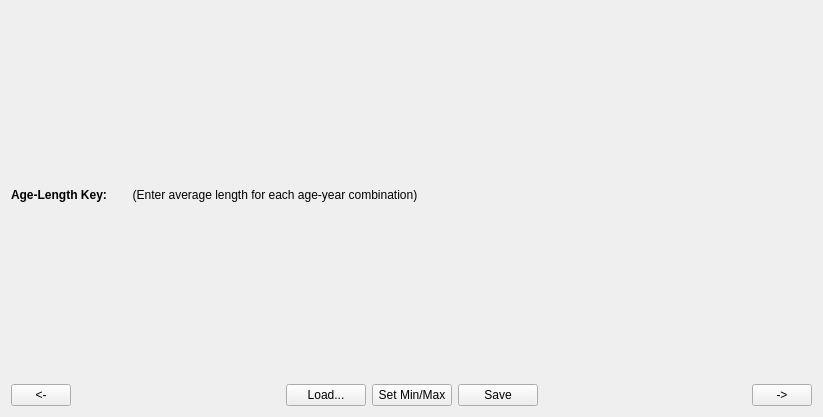
<?xml version="1.0" encoding="UTF-8"?>
<ui version="4.0">
 <class>Form</class>
 <widget class="QWidget" name="Form">
  <property name="geometry">
   <rect>
    <x>0</x>
    <y>0</y>
    <width>823</width>
    <height>417</height>
   </rect>
  </property>
  <property name="sizePolicy">
   <sizepolicy hsizetype="Preferred" vsizetype="Preferred">
    <horstretch>0</horstretch>
    <verstretch>0</verstretch>
   </sizepolicy>
  </property>
  <property name="windowTitle">
   <string>Form</string>
  </property>
  <layout class="QVBoxLayout" name="verticalLayout">
   <item>
    <layout class="QHBoxLayout" name="horizontalLayout">
     <item>
      <widget class="QLabel" name="label">
       <property name="font">
        <font>
         <weight>75</weight>
         <bold>true</bold>
        </font>
       </property>
       <property name="text">
        <string>Age-Length Key:</string>
       </property>
      </widget>
     </item>
     <item>
      <widget class="QLabel" name="Setup_Tab7_SpeciesLBL">
       <property name="text">
        <string/>
       </property>
      </widget>
     </item>
     <item>
      <widget class="QLabel" name="label_2">
       <property name="text">
        <string>  (Enter average length for each age-year combination)</string>
       </property>
      </widget>
     </item>
     <item>
      <spacer name="horizontalSpacer">
       <property name="orientation">
        <enum>Qt::Horizontal</enum>
       </property>
       <property name="sizeHint" stdset="0">
        <size>
         <width>40</width>
         <height>20</height>
        </size>
       </property>
      </spacer>
     </item>
    </layout>
   </item>
   <item>
    <layout class="QVBoxLayout" name="Setup_Tab7_AveLengthLT"/>
   </item>
   <item>
    <layout class="QHBoxLayout" name="horizontalLayout_87">
     <item>
      <widget class="QPushButton" name="Setup_Tab7_PrevPB">
       <property name="sizePolicy">
        <sizepolicy hsizetype="Fixed" vsizetype="Fixed">
         <horstretch>0</horstretch>
         <verstretch>0</verstretch>
        </sizepolicy>
       </property>
       <property name="minimumSize">
        <size>
         <width>60</width>
         <height>0</height>
        </size>
       </property>
       <property name="maximumSize">
        <size>
         <width>60</width>
         <height>16777215</height>
        </size>
       </property>
       <property name="toolTip">
        <string>Go to the previous page</string>
       </property>
       <property name="statusTip">
        <string>Go to the previous page</string>
       </property>
       <property name="text">
        <string>&lt;-</string>
       </property>
      </widget>
     </item>
     <item>
      <spacer name="horizontalSpacer_95">
       <property name="orientation">
        <enum>Qt::Horizontal</enum>
       </property>
       <property name="sizeHint" stdset="0">
        <size>
         <width>40</width>
         <height>20</height>
        </size>
       </property>
      </spacer>
     </item>
     <item>
      <widget class="QPushButton" name="Setup_Tab7_LoadPB">
       <property name="enabled">
        <bool>true</bool>
       </property>
       <property name="toolTip">
        <string>Load data for above table</string>
       </property>
       <property name="statusTip">
        <string>Load data for above table</string>
       </property>
       <property name="text">
        <string>Load...</string>
       </property>
      </widget>
     </item>
     <item>
      <widget class="QPushButton" name="Setup_Tab7_MinMaxPB">
       <property name="toolTip">
        <string>Set average lengths for first and last ages using length data specified in Species matrix</string>
       </property>
       <property name="statusTip">
        <string>Set average lengths for first and last ages using length data specified in Species matrix</string>
       </property>
       <property name="text">
        <string>Set Min/Max</string>
       </property>
      </widget>
     </item>
     <item>
      <widget class="QPushButton" name="Setup_Tab7_SavePB">
       <property name="enabled">
        <bool>true</bool>
       </property>
       <property name="toolTip">
        <string>Save data from above table</string>
       </property>
       <property name="statusTip">
        <string>Save data from above table</string>
       </property>
       <property name="text">
        <string>Save</string>
       </property>
      </widget>
     </item>
     <item>
      <spacer name="verticalSpacer_42">
       <property name="orientation">
        <enum>Qt::Horizontal</enum>
       </property>
       <property name="sizeType">
        <enum>QSizePolicy::Expanding</enum>
       </property>
       <property name="sizeHint" stdset="0">
        <size>
         <width>48</width>
         <height>20</height>
        </size>
       </property>
      </spacer>
     </item>
     <item>
      <widget class="QPushButton" name="Setup_Tab7_NextPB">
       <property name="sizePolicy">
        <sizepolicy hsizetype="Fixed" vsizetype="Fixed">
         <horstretch>0</horstretch>
         <verstretch>0</verstretch>
        </sizepolicy>
       </property>
       <property name="minimumSize">
        <size>
         <width>60</width>
         <height>0</height>
        </size>
       </property>
       <property name="maximumSize">
        <size>
         <width>60</width>
         <height>16777215</height>
        </size>
       </property>
       <property name="toolTip">
        <string>Go to the next page</string>
       </property>
       <property name="statusTip">
        <string>Go to the next page</string>
       </property>
       <property name="text">
        <string>-&gt;</string>
       </property>
      </widget>
     </item>
    </layout>
   </item>
  </layout>
 </widget>
 <resources/>
 <connections/>
</ui>
